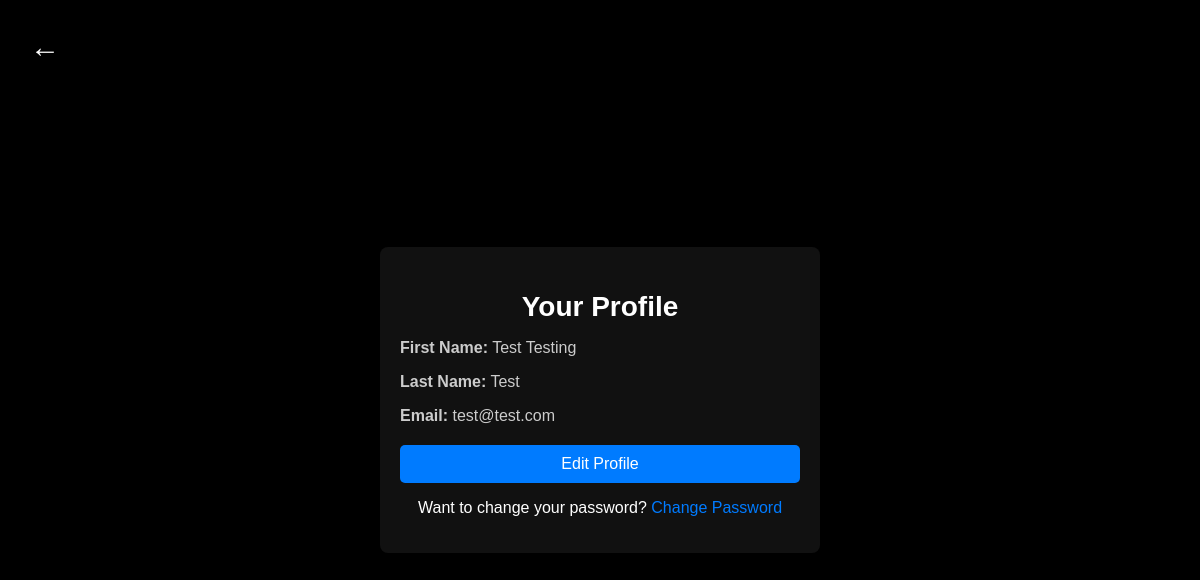
The app's page /profile/ (signed in) with its own data.
### users/models.py (models this page shows, shortened)
class User(AbstractUser):
    email = models.EmailField(unique=True)
    first_name = models.CharField(max_length=30)
    last_name = models.CharField(max_length=30)
    username = None
    USERNAME_FIELD = 'email'
    REQUIRED_FIELDS = ['username']

### users/views.py (the view)
# urls.py: path('profile/', views.profile, name='profile'),
@login_required
def profile(request):
    user = request.user
    return render(request, 'users/profile.html', {'user': user})

### users/templates/users/profile.html (shortened to what this page needs)
<!DOCTYPE html>
<html lang="en">
<head>
</head>
<body>
    <a href="{% url 'dashboard' %}" class="btn-back">&#8592;</a>
    <div class="profile-container">
        <h2>Your Profile</h2>
        <div class="profile-info">
            <p><strong>First Name:</strong> {{ user.first_name }}</p>
            <p><strong>Last Name:</strong> {{ user.last_name }}</p>
            <p><strong>Email:</strong> {{ user.email }}</p>
        </div>
        <a href="{% url 'edit_profile' %}">
            <button class="btn-edit">Edit Profile</button>
        </a>
        <div class="login-link">
            <p>Want to change your password? <a href="{% url 'change_password' %}">Change Password</a></p>
        </div>
    </div>
</body>
</html>

### users/templates/users/profile.html (style rules this page uses)
body { font-family: Arial, sans-serif; background-color: #000; color: #fff; display: flex; justify-content: center; align-items: center; height: 100vh; margin: 0; }
.profile-container { background-color: #111; padding: 20px; border-radius: 8px; box-shadow: 0 4px 10px rgba(0, 0, 0, 0.1); width: 100%; max-width: 400px; }
h2 { text-align: center; color: #fff; font-size: 28px; margin-bottom: 15px; }
.profile-info { margin-bottom: 20px; }
.profile-info p { font-size: 16px; margin-bottom: 10px; color: #ccc; }
.btn-edit { width: 100%; padding: 10px; background-color: #007BFF; color: white; font-size: 16px; border: none; border-radius: 5px; cursor: pointer; }
.login-link { text-align: center; margin-top: 10px; }
.login-link a { color: #007BFF; text-decoration: none; }
.btn-back { position: absolute; top: 20px; left: 20px; font-size: 30px; color: white; text-decoration: none; cursor: pointer; padding: 10px; background-color: rgba(0, 0, 0, 0.6); border-radius: 50%; transition: background-color 0.3s; }

### records on screen
User: first_name "Test Testing", last_name "Test", email "test@test.com"
